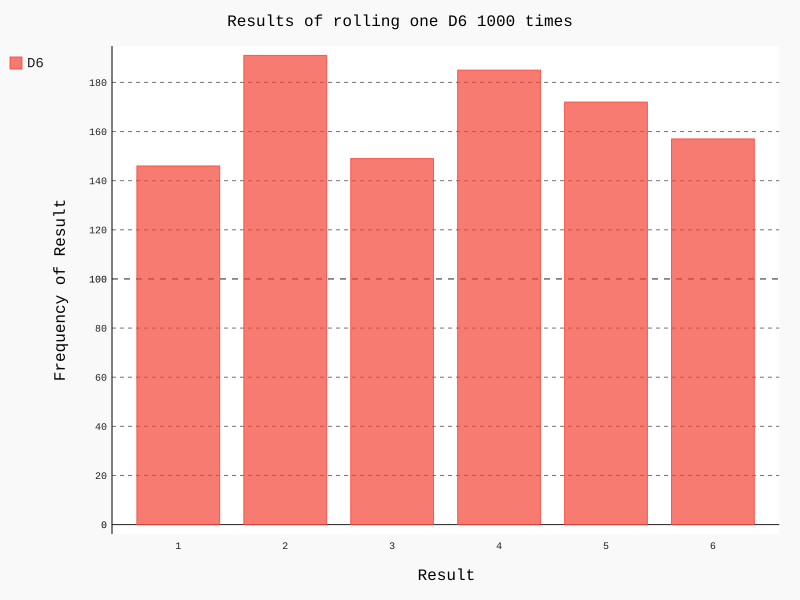

Generate this figure with Python:
#!/usr/bin/env python
# -*- coding: utf-8 -*-
"""
@version: Python 3.6.3
@author: Seaworth
@software: PyCharm Community Edition
@file: die_visual.py
@time: 2018/9/6 14:53
"""
import pygal
from die import Die
# 创建一个D6
die=Die()

# 掷几次骰子，并将结果存储在一个列表中
results=[]
for roll_num in range(1000):
    result=die.roll()
    results.append(result)

# 分析结果
frequencies=[]
for value in range(1,die.num_sides+1):
    frequency=results.count(value)# results中有多少个value
    frequencies.append(frequency)

print(frequencies)

# 对结果进行可视化
hist =pygal.Bar()

hist.title='Results of rolling one D6 1000 times'
hist.x_labels=['1','2','3','4','5','6']
hist.x_title='Result'
hist.y_title='Frequency of Result'

hist.add('D6',frequencies)
hist.render_to_file('die_visual.svg')
